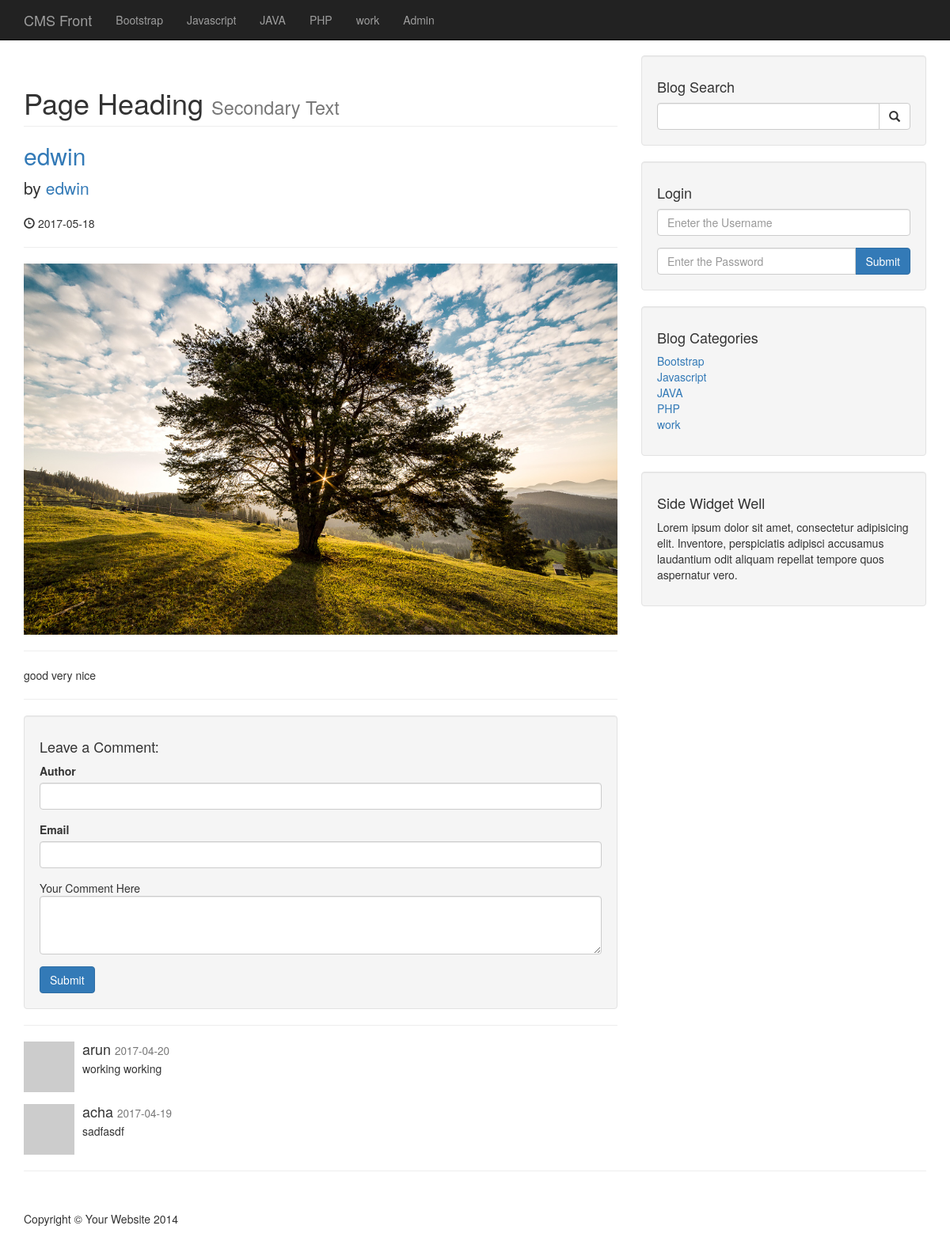
The app's page /post.php?p_id=1 with its own data.
### tables this page shows
CREATE TABLE `categories` (
  `cat_id` int(3) NOT NULL,
  `cat_title` varchar(255) NOT NULL
);

CREATE TABLE `posts` (
  `post_id` int(3) NOT NULL,
  `post_category_id` int(3) NOT NULL,
  `post_title` varchar(255) NOT NULL,
  `post_author` varchar(255) NOT NULL,
  `post_date` date NOT NULL,
  `post_image` text NOT NULL,
  `post_content` text NOT NULL,
  `post_tags` varchar(255) NOT NULL,
  `post_comment_count` int(11) NOT NULL,
  `post_status` varchar(255) NOT NULL DEFAULT 'draft'
);

CREATE TABLE `comments` (
  `comment_id` int(3) NOT NULL,
  `comment_post_id` int(3) NOT NULL,
  `comment_author` varchar(255) NOT NULL,
  `comment_email` varchar(255) NOT NULL,
  `comment_content` text NOT NULL,
  `comment_status` varchar(255) NOT NULL,
  `comment_date` date NOT NULL
);

### post.php (the view, shortened to what this page needs)
<?php include "includes/header.php"; ?>
<?php include "includes/db.php"; ?>
<?php include "includes/navigation.php"; ?>
    <div class="container">
        <div class="row">
            <div class="col-md-8">
                <?php
                if(isset($_GET['p_id'])){
                    $post_id=$_GET['p_id'];
                }
                $query="SELECT * FROM posts WHERE post_id=$post_id";
                $select_all_posts_query=mysqli_query($connection,$query);
                while($row=mysqli_fetch_assoc($select_all_posts_query)){
                    $post_title=$row['post_title'];
                    $post_author=$row['post_author'];
                    $post_date=$row['post_date'];
                    $post_image=$row['post_image'];
                    $post_content=$row['post_content'];
                     ?>
                <h1 class="page-header">
                    Page Heading
                    <small>Secondary Text</small>
                </h1>
                <h2>
                    <a href="#"><?php echo $post_title ?></a>
                </h2>
                <p class="lead">
                    by <a href="index.php"><?php echo $post_author ?></a>
                </p>
                <p><span class="glyphicon glyphicon-time"></span> <?php echo $post_date ?></p>
                <hr>
                <img class="img-responsive" src="images/<?php echo $post_image;?>" alt="">
                <hr>
                <p><?php echo $post_content ?></p>
                <hr>
                <?php } ?>
                <div class="well">
                    <h4>Leave a Comment:</h4>
                    <form action="" method="post" role="form">
                        <div class="form-group">
                            <label for="Author">Author</label>
                            <input type="text" class="form-control" name="comment_author">
                        </div>
                        <div class="form-group">
                            <label for="Email">Email</label>
                            <input type="text" class="form-control" name="comment_email">
                        </div>
                        <div class="form-group">
                            <lable for="Comment">Your Comment Here</lable>
                            <textarea class="form-control" rows="3" name="comment_content"></textarea>
                        </div>
                        <button type="submit" name="create_comment" class="btn btn-primary">Submit</button>
                    </form>
                </div>
                <hr>
                <?php
                $query="SELECT * FROM comments WHERE comment_post_id={$post_id}";
                $query.=" AND comment_status ='approved' ";
                $query.="ORDER BY comment_id DESC";
                $select_comment_query=mysqli_query($connection,$query);
                while($row=mysqli_fetch_assoc($select_comment_query)){
                    $comment_date=$row['comment_date'];
                    $comment_content=$row['comment_content'];
                    $comment_author=$row['comment_author'];
                ?>
                <div class="media">
                    <a class="pull-left" href="#">
                        <img class="media-object" src="http://placehold.it/64x64" alt="">
                    </a>
                    <div class="media-body">
                        <h4 class="media-heading"><?php echo $comment_author ?>
                            <small><?php echo $comment_date ?></small>
                        </h4>
        <?php echo $comment_content ?>
                    </div>
                </div>
           <?php } ?>
            </div>
            <?php include "includes/sidebar.php"; ?>
        </div>
        <hr>
<?php include "includes/footer.php"; ?>

### includes/navigation.php (shortened to what this page needs)
<nav class="navbar navbar-inverse navbar-fixed-top" role="navigation">
    <div class="container">
        <div class="navbar-header">
            <a class="navbar-brand" href="index.php">CMS Front</a>
        </div>
        <div class="collapse navbar-collapse" id="bs-example-navbar-collapse-1">
            <ul class="nav navbar-nav">
                <?php
                $query="SELECT * FROM categories";
                $select_all_categories_query=mysqli_query($connection,$query);
                while($row=mysqli_fetch_assoc($select_all_categories_query)){
                    $cat_title=$row['cat_title'];
                    echo "<li><a href='#'>{$cat_title}</a></li>";
                }
                ?>
                <li>
                    <a href="admin">Admin</a>
                </li>
            </ul>
        </div>
    </div>
</nav>

### includes/sidebar.php
<div class="col-md-4">
    <div class="well">
        <h4>Blog Search</h4>
        <form action="search.php" method="post">
        <div class="input-group">
            <input name="search" type="text" class="form-control">
            <span class="input-group-btn">
                <button class="btn btn-default" type="submit" name="submit">
                    <span class="glyphicon glyphicon-search"></span>
            </button>
            </span>
        </div>
        </form>
    </div>
    <div class="well">
        <h4>Login</h4>
        <form action="includes/login.php" method="post">
        <div class="form-group">
            <input name="username" type="text" placeholder="Eneter the Username" class="form-control">
        </div>
        <div class="input-group">
            <input name="password" type="password" placeholder="Enter the Password" class="form-control">
            <span class="input-group-btn">
                <button class="btn btn-primary" name="login" type="submit">
                Submit
                </button>
            </span>
        </div>
        </form>
    </div>
    <div class="well">
        <?php
        $query="SELECT * FROM categories";
        $select_categories_sidebar=mysqli_query($connection,$query);
        ?>
        <h4>Blog Categories</h4>
        <div class="row">
            <div class="col-lg-12">
                <ul class="list-unstyled">
            <?php
                while($row=mysqli_fetch_assoc($select_categories_sidebar)){
                $cat_title=$row['cat_title'];
                $cat_id=$row['cat_id'];
                echo "<li><a href='category.php?category=$cat_id'>{$cat_title}</a></li>";
                }
            ?>
                </ul>
            </div>
        </div>
    </div>
    <?php include "includes/widget.php"; ?>
</div>

### css/blog-home.css (style rules this page uses)
body { padding-top: 70px; }

### records on screen
categories: cat_title "Bootstrap"
categories: cat_title "Javascript"
categories: cat_title "JAVA"
categories: cat_title "PHP"
categories: cat_title "work"
posts: post_title "edwin", post_author "edwin", post_date "2017-05-18", post_image (picture), post_content "good very nice"
comments: comment_author "arun", comment_date "2017-04-20", comment_content "working working"
comments: comment_author "acha", comment_date "2017-04-19", comment_content "sadfasdf"
